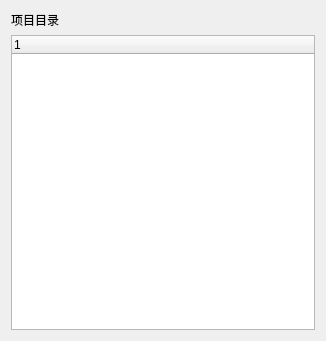
<?xml version="1.0" encoding="UTF-8"?>
<ui version="4.0">
 <class>ProjectTree</class>
 <widget class="QDialog" name="ProjectTree">
  <property name="geometry">
   <rect>
    <x>0</x>
    <y>0</y>
    <width>326</width>
    <height>341</height>
   </rect>
  </property>
  <property name="windowTitle">
   <string>Dialog</string>
  </property>
  <layout class="QVBoxLayout" name="verticalLayout_2">
   <item>
    <layout class="QVBoxLayout" name="verticalLayout" stretch="1,20">
     <item>
      <widget class="QLabel" name="labProject">
       <property name="text">
        <string>项目目录</string>
       </property>
      </widget>
     </item>
     <item>
      <widget class="ProjectTreeWidget" name="treeWidget">
       <column>
        <property name="text">
         <string notr="true">1</string>
        </property>
       </column>
      </widget>
     </item>
    </layout>
   </item>
  </layout>
 </widget>
 <customwidgets>
  <customwidget>
   <class>ProjectTreeWidget</class>
   <extends>QTreeWidget</extends>
   <header>projecttreewidget.h</header>
  </customwidget>
 </customwidgets>
 <resources/>
 <connections/>
</ui>
